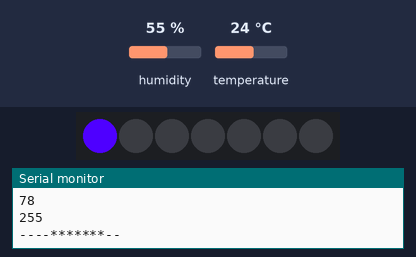
Recording of a sketch running on a simulated Arduino Uno, built with avr-gcc and run on an emulated ATmega328P. Parts: 7 RGB LEDs in strip order, left to right, the last lines printed to the serial monitor. The inputs (shaded band) are chosen by the test bench; at power-on: temperature 24 °C, humidity 55 %. Dim RGB values are drawn brighter than linear.

Above: at 2.8 s.
2.9 s: temperature set to 19 °C
At 5.3 s:
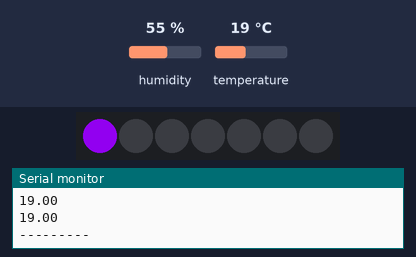
6.0 s: temperature set to 12 °C
At 7.0 s:
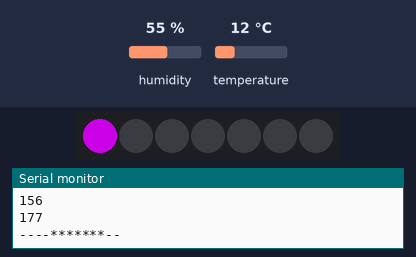
8.7 s: temperature set to 28 °C
At 11.5 s:
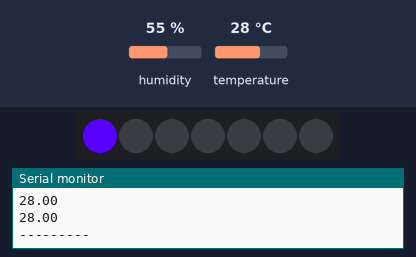
Timing chart, 0 to 13.0 s (numbered marks = the images above; inputs shaded):
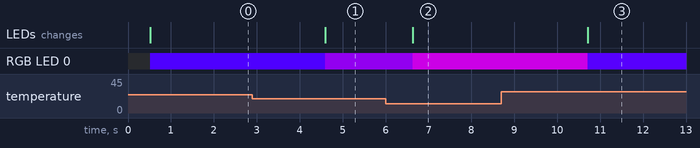

Measured:
- after the input at 2.9 s, RGB LED 0: RGB(78, 0, 255) → RGB(126, 0, 207) after 1.7 s; the LEDs: change after 1.7 s (image 1)
- after the input at 6.0 s, RGB LED 0: RGB(126, 0, 207) → RGB(156, 0, 177) after 0.63 s; the LEDs: change after 0.63 s (image 2)
- after the input at 8.7 s, RGB LED 0: RGB(156, 0, 177) → RGB(85, 0, 248) after 2.0 s; the LEDs: change after 2.0 s (image 3)

The sketch:

3_3.ino
```cpp
#include <ChainableLED.h>
#include <DHT.h>

#define DHTPIN 2
#define DHTTYPE DHT22
#define NUM_LEDS  7

ChainableLED leds(7, 8, NUM_LEDS);
DHT dht(DHTPIN, DHTTYPE);

float check = 0 ;
int blue = 255;
int red = 139;

void setup() {
 Serial.begin(9600);
 dht.begin();
 leds.init();

}

void loop() {
  float t = dht.readTemperature();

  Serial.println(t);
    Serial.println(check);
     Serial.println("---------");
  delay(500);


  int rate = map(t,0,100,0,255);

  if (check > t) {
    red += rate;
    blue -= rate ;
         Serial.println("------check > t---");

    }


  if (t > check) {
    red -= rate;
    blue += rate ;
             Serial.println("------t > check---");

  }

  if (blue > 255) {
    blue = 255;
  }

  if (blue < 0) {
    blue = 0;
  }

    if (red > 255) {
    red = 255;
  }

  if (red < 0) {
    red = 0;
  }
  leds.setColorRGB(0,red,0,blue);
  check = t ;
   Serial.println(red);
    Serial.println(blue);
    Serial.println("----*******--");
    delay(500);


}
```
